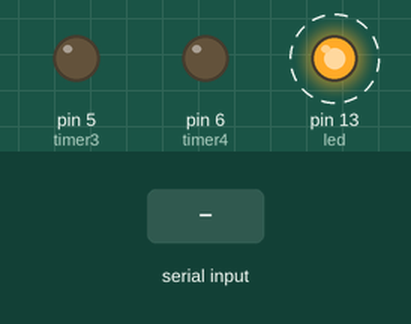
Recording of a sketch running on a simulated Arduino Uno, built with avr-gcc and run on an emulated ATmega328P. Parts: output pins drawn as LEDs (lit = HIGH). Dashed ring = blinking. The inputs (shaded band) are chosen by the test bench. What the sketch prints to the serial monitor is not drawn.

Above: at 1.2 s.
1.3 s: "90,45\n" received over Serial
Timing chart, 0 to 10.3 s (numbered marks = the images above; inputs shaded):
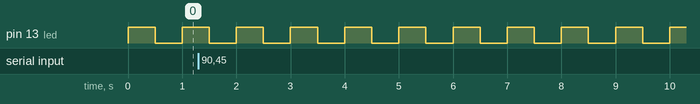

Measured:
- by itself, pin 13 (led): alternates HIGH for 0.50 s and LOW for 0.50 s

The sketch:

practice5.ino
```cpp
// Practice 5
// 시리얼 모니터로 x,y 입력받고 역기구학 식 풀어서 th1, th2 출력하기
// 20191091 김태민

//-------------------------------------//
int led = 13;
double t_prev;
double t_now;
double dt;
int CNT = 0;

double a0, a1, a2, a3;
double time = 0.0;
double des = 0.0;
int target = 0;
int theta_0 = 0;

double l1 = 150.0;
double l2 = 150.0;    //[mm]
double th1, th2;
double xd, yd;


#define R2D 180/PI


void TIME_INTERRUPT_REGISTER()
{
  TCCR1A = 0;                               // TCCR - 제어 레지스터, PWM 모드 설정 및 분주비 설정 OC핀 출력을 설정하는 레지스터
  TCCR1B = 0;
  TCCR1B |= (1 << WGM12);                   //제어 레지스터,
  TCCR1B |= (0<<CS12)|(0<<CS11)|(1<<CS10);
  TCNT1 = 0;
  OCR1A = 16000-1;                        // 1 ms
  TIMSK1 |= (1<<OCIE1A);
}


// 레지스터 설정 주기마다 타임인터럽트 실행
ISR(TIMER1_COMPA_vect)
{
  time += 0.001;
  CNT++;

  t_now = micros();
  dt = (t_now - t_prev);
  t_prev = t_now;

  if (CNT % 1000 < 500)
  {
    digitalWrite(led, HIGH);
  }
  else
  {
    digitalWrite(led, LOW);
  }
}


//------------------------------------//
void setup()
{
  // put your setup code here, to run once:
  pinMode(13, OUTPUT);
  pinMode(5, OUTPUT);   //timer3
  pinMode(6, OUTPUT);   //timer4
  Serial.begin(9600);   //시리얼통신

  noInterrupts();
  TIME_INTERRUPT_REGISTER();
  interrupts();

  // Timer3_init();
  // Timer4_init();

  // t_prev = micros();
}

// 시간을 요구하지 않는 간단한 동작
void loop()
{

  if(Serial.available()>0)
  {
    while (Serial.available() < 2 * sizeof(int))
    {
      // wait for enough data to be available
    }
    xd = Serial.parseInt();   //[mm]
    yd = Serial.parseInt();

    Serial.print("x:");
    Serial.print(xd);
    Serial.print("y:");
    Serial.print(yd);
    Serial.println();

    if (sqrt(xd*xd + yd*yd) > l1 + l2)
    {
      Serial.println("Impossible");
    }
    else
    {
      th2 = PI - acos((l1*l1 + l2*l2 - xd*xd - yd*yd)/(2*l1*l2));
      th1 = atan2(yd, xd) - atan2(l2*sin(th2), l1+l2*cos(th2));

      Serial.print("th1: ");
      Serial.println(th1 * R2D); // 라디안에서 각도로 변환
      Serial.print(" th2: ");
      Serial.print(th2 * R2D); // 라디안에서 각도로 변환
      Serial.println();
    }

  }

  // put your main code here, to run repeatedly
  // digitalWrite(13, LOW);
  // Serial.print(dt);
  // Serial.println("[us]");
  // Serial.print(des);
  // Serial.println("[degree]");
}
```
